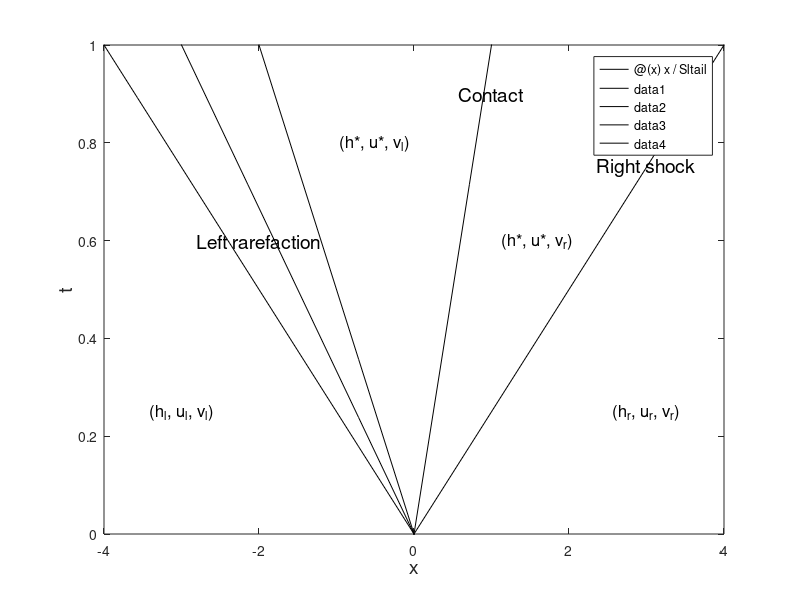

Here is the MATLAB script that generated this plot:
%
% Plot in the x-t plane showing the solution for 1d
% symmetric SW Riemann problem: (h,u,v) with contact discontinuity in v

%
% example speeds for given example:
Sl = -3;
Sr = 4;
Sltail = -4;
Slhead = -2;
Scontact = 1;

figure(1);
fplot(@(x) x/Sltail,'k'); hold on;
fplot(@(x) x/Sl,'k'); hold on;
fplot(@(x) x/Slhead,'k'); hold on;
fplot(@(x) x/Sr,'k'); hold on;
fplot(@(x) x/Scontact,'k'); hold on;
text(-Sl,0.75,['Right shock'],'fontsize',14,'HorizontalAlignment','center');
text(Sl+1,0.6,['Left rarefaction'],'fontsize',14,'HorizontalAlignment','center');
text(Scontact,0.9,['Contact'],'fontsize',14,'HorizontalAlignment','center');
text(-Sl,0.25,['(h_r, u_r, v_r)'],'fontsize',12,'HorizontalAlignment','center');
text(Sl,0.25,['(h_l, u_l, v_l)'],'fontsize',12,'HorizontalAlignment','center');
text(-0.5,0.8,['(h*, u*, v_l)'],'fontsize',12,'HorizontalAlignment','center');
text(1.6,0.6,['(h*, u*, v_r)'],'fontsize',12,'HorizontalAlignment','center');
axis([Sltail -Sltail 0 1]);
xlabel('x','fontsize',14); ylabel('t','fontsize',14);
title([]);
set(gcf, 'Position', [0 100 450 300]);